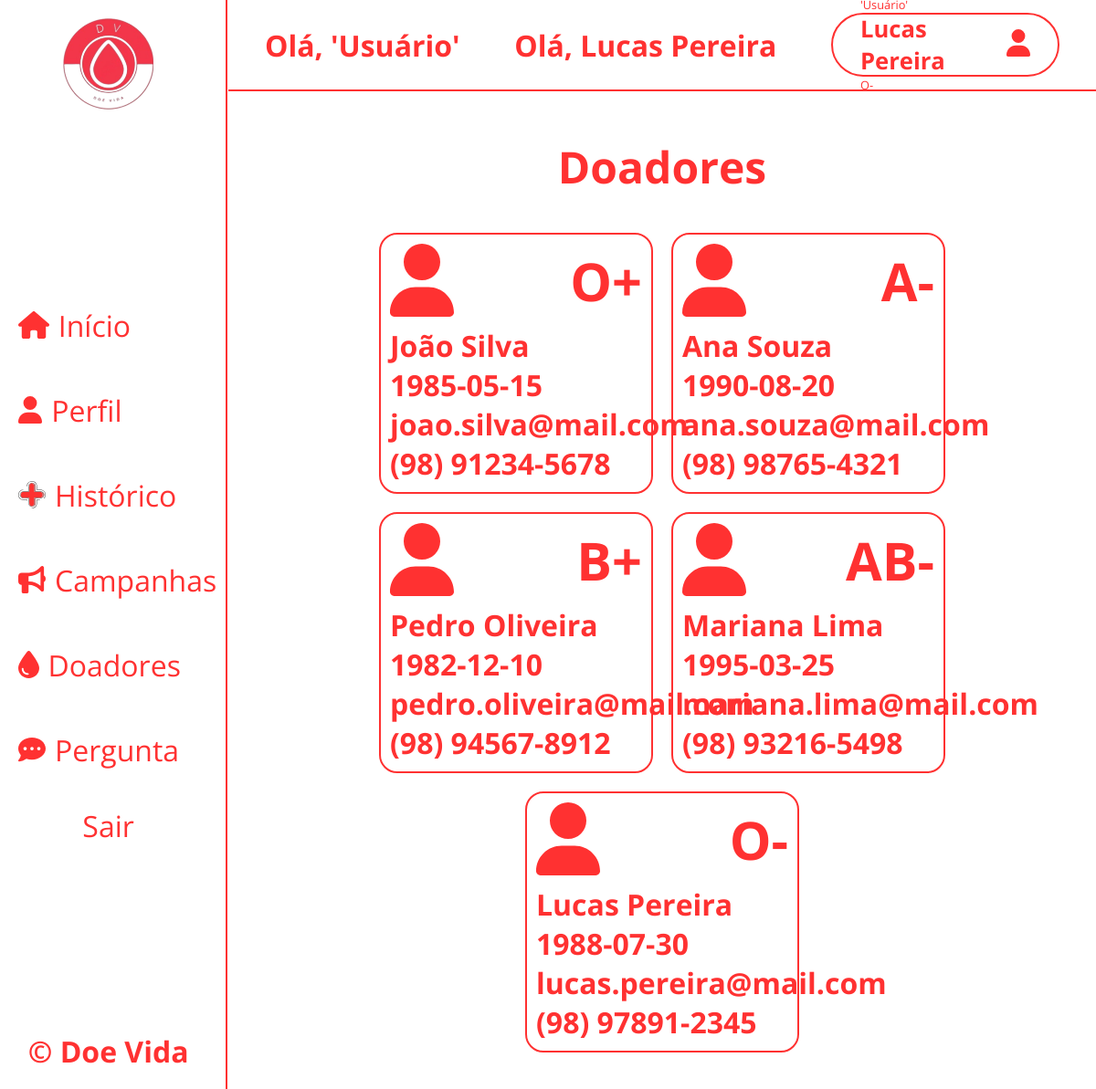
The page /views/doadores.php (signed in) on the database its author committed.
### tables this page shows
CREATE TABLE doadores(
    id_doador INT PRIMARY KEY AUTO_INCREMENT,
    nome_doador VARCHAR(100) NOT NULL,
    cpf VARCHAR(15) NOT NULL UNIQUE,
    rg VARCHAR(15) NOT NULL UNIQUE,
    nome_mae VARCHAR(100) NOT NULL,
    nome_pai VARCHAR(100) NOT NULL,
    telefone VARCHAR(15) NOT NULL,
    sexo ENUM('Masculino', 'Feminino', 'Outros', 'Prefiro não informar') NOT NULL,
    data_nascimento DATE NOT NULL,
    tipo_sanguineo ENUM('A+', 'B+', 'AB+', 'O+', 'A-', 'B-', 'AB-', 'O-') NOT NULL,
    email VARCHAR(100) NOT NULL UNIQUE,
    senha VARCHAR(100) NOT NULL
);

### auth/auth.php (called while the page is built, shortened)
<?php
class Auth
{
    static function estarLogado()
    {
        if (isset($_SESSION['nome_doador'])) {
            return true;
        }
    }
    static function eClinica() {
        if (isset($_SESSION['e_clinica'])) {
            return true;
        } else {
            return false;
        }
    }
}

### models/doador.php (called while the page is built, shortened)
<?php
class Doador {
    static function listarDoador()
    {
        try {
            $conn = Conexao::conectar();
            $sql = 'SELECT * FROM doadores';
            $stmt = $conn->prepare($sql);
            $stmt->execute();
            $resultado = $stmt->fetchAll();
            return($resultado);
        } catch (PDOException $erro) {
            echo $erro->getMessage();
        }
    }
}

### views/doadores.php (the view)
<?php
require_once $_SERVER['DOCUMENT_ROOT'] . '/doa_vida/views/__cabecalho.php';
require_once $_SERVER['DOCUMENT_ROOT'] . '/doa_vida/models/doador.php';
$listagem_doador = Doador::listarDoador();
?>
<main id="conteudo-doadores">
<h1 class="title_doadores">Doadores</h1>
<div id="div_doadores">
    <?php foreach ($listagem_doador as $doador): ?>
      <div class="card_doadores">
        <div class="cabecalho_card">
            <img src="/doa_vida/imgs/perfil-icon.svg" alt="">
            <h1><?= $doador['tipo_sanguineo'] ?></h1>
        </div>
        <h1><?= $doador['nome_doador'] ?></h1>
        <h1><?= $doador['data_nascimento'] ?></h1>
        <h1><?= $doador['email'] ?></h1>
        <h1><?= $doador['telefone'] ?></h1>
      </div>
    <?php endforeach; ?>
</div>
</main>
</body>

### views/__cabecalho.php (shortened to what this page needs)
<?php
require_once $_SERVER['DOCUMENT_ROOT'] . '/doa_vida/auth/auth.php';
?>
<!DOCTYPE html>
<html lang="pt-br">
<head>
    <link rel="stylesheet" href="/doa_vida/css/style.css" />
    <link rel="stylesheet" href="https://cdnjs.cloudflare.com/ajax/libs/font-awesome/6.6.0/css/all.min.css" />
</head>
<body>
    <header id="menus">
        <aside id="menu-lateral">
            <img src="/doa_vida/imgs/logo-doe-vida.png" alt="" id="logo-doe-vida" />
            <nav id="nav-menu-lateral">
                <div class="btn-menu-lateral">
                    <a href="/doa_vida/index.php" class="link-menu-lateral"><img
                            src="/doa_vida/imgs/inicio-icon.svg"
                            alt=""
                            class="icon-menu-lateral" />Início</a>
                </div>
                <?php
                if (Auth::estarLogado()) :
                ?>
                    <div class="btn-menu-lateral">
                        <a href="/doa_vida/views/perfil.php" class="link-menu-lateral"><img
                                src="/doa_vida/imgs/perfil-icon.svg"
                                alt=""
                                class="icon-menu-lateral" />Perfil</a>
                    </div>
                <?php endif; ?>
                <div class="btn-menu-lateral">
                    <a href="#" class="link-menu-lateral"><img
                            src="/doa_vida/imgs/cruz-icon1.0.svg"
                            alt=""
                            class="icon-menu-lateral" />Histórico</a>
                </div>
                <div class="btn-menu-lateral">
                    <a href="/doa_vida/views/campanhas.php" class="link-menu-lateral"><img
                            src="/doa_vida/imgs/campanhas-icon.svg"
                            alt=""
                            class="icon-menu-lateral" />Campanhas</a>
                </div>
                <div class="btn-menu-lateral">
                    <a href="/doa_vida/views/doadores.php" class="link-menu-lateral"><img
                            src="/doa_vida/imgs/sangue-icon.svg"
                            alt=""
                            class="icon-menu-lateral" />Doadores</a>
                </div>
                <div class="btn-menu-lateral">
                    <a href="/doa_vida/views/perguntas.php" class="link-menu-lateral"><img
                            src="/doa_vida/imgs/perguntas-icon.svg"
                            alt=""
                            class="icon-menu-lateral" />Pergunta</a>
                </div>
                <div class="btn-sair">
                    <a href="/doa_vida/controllers/logout_controller.php">Sair</a>
                </div>
            </nav>
            <h1>&copy; Doe Vida</h1>
        </aside>
        <div id="menu-superior">
            <h1>Olá,
                <span>
                    <?php if (Auth::estarLogado() && Auth::eClinica()) :?>
                        <?= $_SESSION['nome_doador']?>
                        <?php else :?>
                        'Usuário'
                    <?php endif; ?>
                </span>
            </h1>
            <h1>Olá, <span><?= Auth::estarLogado() ? $_SESSION['nome_doador'] : 'Usuário' ?></span></h1>
            <div href="/doa_vida/views/login.php" id="btn-perfil-usuario">
                <span class="dados-usuario">
                    <h1><?= Auth::estarLogado() ? $_SESSION['nome_doador'] : 'Usuário' ?></h1>
                    <p><?= Auth::estarLogado() ? $_SESSION['tipo_sanguineo'] : '' ?></p>
                </span>
                <span class="icon-menu-superior">
                    <img src="/doa_vida/imgs/perfil-icon.svg" alt="" />
                </span>
            </div>
        </div>
    </header>
    <main id="conteudo-principal">

### css/style.css (style rules this page uses)
* { box-sizing: border-box; padding: 0px; margin: 0px; }
:root { --cor-vermelha: #ff3131; --cor-vermelho-escuro: #8a1313; --cor-preta: black; --cor-branca: white; --cor-cinza-escuro: rgb(63, 63, 63); --cor-cinza-claro: #aaa; --font-open-sans: "Open Sans", sans-serif; }
body, html { max-width: 100vw; height: 100vh; }
#conteudo-principal { min-height: calc(100vh - 60px); margin-top: 60px; margin-left: 250px; padding: 20px; }
#menu-lateral { display: flex; flex-direction: column; justify-content: space-between; max-height: 100%; max-width: 320px; padding: 20px 10px 20px 0px; border-right: 2px solid var(--cor-vermelha); background-color: var(--cor-branca); color: var(--cor-vermelha); font-family: var(--font-open-sans); position: fixed; top: 0; bottom: 0; left: 0; }
#logo-doe-vida { max-height: 100px; max-width: 100px; }
#logo-doe-vida, #menu-lateral > h1 { font-size: 2rem; margin: 0px auto; }
#nav-menu-lateral { display: flex; flex-direction: column; gap: 30px; font-size: 2rem; }
.btn-menu-lateral { padding: 10px 0; }
.btn-sair { text-align: center; border: none; }
.btn-sair > a { text-decoration: none; color: var(--cor-vermelha); }
.link-menu-lateral { display: flex; align-items: center; gap: 10px; color: var(--cor-vermelha); text-decoration: none; margin-left: 20px; }
.icon-menu-lateral { height: 30px; }
#menu-superior { width: calc(100% - 250px); height: 100px; padding: 10px 40px; display: flex; justify-content: space-between; align-items: center; border-bottom: 2px solid var(--cor-vermelha); font-family: var(--font-open-sans); color: var(--cor-vermelha); background-color: var(--cor-branca); position: fixed; top: 0; left: 250px; z-index: 1000; }
#btn-perfil-usuario { display: flex; align-items: center; justify-content: space-between; width: 250px; height: 70px; padding: 0px 30px; border: 2px solid var(--cor-vermelha); border-radius: 40px; text-decoration: none; color: var(--cor-preta); }
.dados-usuario { color: var(--cor-vermelha); font-size: 0.8rem; }
.icon-menu-superior > img { height: 30px; }
#conteudo-doadores { max-width: 100vw; max-height: 100%; }
.title_doadores { font-family: var(--font-open-sans); color: var(--cor-vermelha); font-size: 3rem; text-align: center; margin: 70px 0px 20px 0px; }
#div_doadores { max-width: 100vw; max-height: 100%; display: flex; padding: 20px; gap: 20px; flex-wrap: wrap; justify-content: center; }
.card_doadores { max-width: 300px; max-height: 100%; border: 2px solid var(--cor-vermelha); border-radius: 20px; padding: 10px; color: var(--cor-vermelha); font-family: var(--font-open-sans); font-size: 1rem; }
.cabecalho_card { max-width: 100%; display: flex; align-items: center; justify-content: space-between; margin-bottom: 10px; font-size: 1.8rem; }
.cabecalho_card > img { height: 80px; }

### rows shown on the page
doadores: tipo_sanguineo "O+", nome_doador "João Silva", data_nascimento "1985-05-15", email "joao.silva@mail.com", telefone "(98) 91234-5678"
doadores: tipo_sanguineo "A-", nome_doador "Ana Souza", data_nascimento "1990-08-20", email "ana.souza@mail.com", telefone "(98) 98765-4321"
doadores: tipo_sanguineo "B+", nome_doador "Pedro Oliveira", data_nascimento "1982-12-10", email "pedro.oliveira@mail.com", telefone "(98) 94567-8912"
doadores: tipo_sanguineo "AB-", nome_doador "Mariana Lima", data_nascimento "1995-03-25", email "mariana.lima@mail.com", telefone "(98) 93216-5498"
doadores: tipo_sanguineo "O-", nome_doador "Lucas Pereira", data_nascimento "1988-07-30", email "lucas.pereira@mail.com", telefone "(98) 97891-2345"

### other values the page prints
$_SESSION['nome_doador'] "Lucas Pereira"
$_SESSION['tipo_sanguineo'] "O-"
